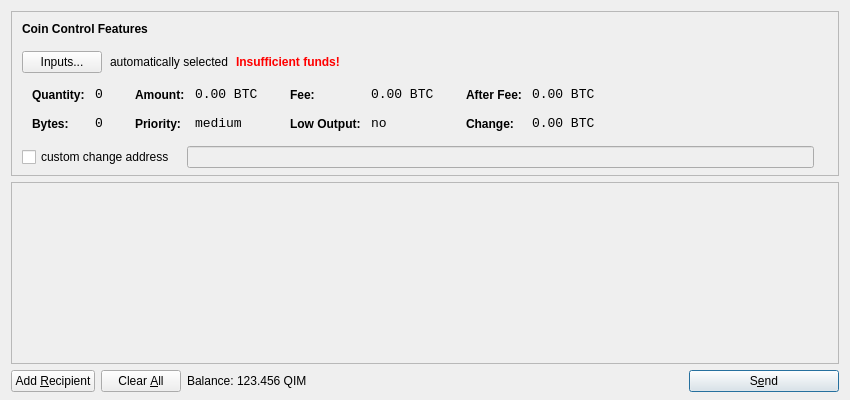
<?xml version="1.0" encoding="UTF-8"?>
<ui version="4.0">
 <class>SendCoinsDialog</class>
 <widget class="QDialog" name="SendCoinsDialog">
  <property name="geometry">
   <rect>
    <x>0</x>
    <y>0</y>
    <width>850</width>
    <height>400</height>
   </rect>
  </property>
  <property name="windowTitle">
   <string>Send Coins</string>
  </property>
  <layout class="QVBoxLayout" name="verticalLayout" stretch="0,1,0">
   <property name="bottomMargin">
    <number>8</number>
   </property>
   <item>
    <widget class="QFrame" name="frameCoinControl">
     <property name="sizePolicy">
      <sizepolicy hsizetype="Expanding" vsizetype="Expanding">
       <horstretch>0</horstretch>
       <verstretch>0</verstretch>
      </sizepolicy>
     </property>
     <property name="maximumSize">
      <size>
       <width>16777215</width>
       <height>16777215</height>
      </size>
     </property>
     <property name="frameShape">
      <enum>QFrame::StyledPanel</enum>
     </property>
     <property name="frameShadow">
      <enum>QFrame::Sunken</enum>
     </property>
     <layout class="QVBoxLayout" name="verticalLayoutCoinControl2">
      <property name="spacing">
       <number>-1</number>
      </property>
      <property name="leftMargin">
       <number>0</number>
      </property>
      <property name="topMargin">
       <number>0</number>
      </property>
      <property name="rightMargin">
       <number>0</number>
      </property>
      <property name="bottomMargin">
       <number>6</number>
      </property>
      <item>
       <layout class="QVBoxLayout" name="verticalLayoutCoinControl" stretch="0,0,0,0,1">
        <property name="spacing">
         <number>0</number>
        </property>
        <property name="leftMargin">
         <number>10</number>
        </property>
        <property name="topMargin">
         <number>10</number>
        </property>
        <item>
         <layout class="QHBoxLayout" name="horizontalLayoutCoinControl1">
          <property name="bottomMargin">
           <number>15</number>
          </property>
          <item>
           <widget class="QLabel" name="labelCoinControlFeatures">
            <property name="sizePolicy">
             <sizepolicy hsizetype="Preferred" vsizetype="Maximum">
              <horstretch>0</horstretch>
              <verstretch>0</verstretch>
             </sizepolicy>
            </property>
            <property name="font">
             <font>
              <weight>75</weight>
              <bold>true</bold>
             </font>
            </property>
            <property name="styleSheet">
             <string notr="true">font-weight:bold;</string>
            </property>
            <property name="text">
             <string>Coin Control Features</string>
            </property>
           </widget>
          </item>
         </layout>
        </item>
        <item>
         <layout class="QHBoxLayout" name="horizontalLayoutCoinControl2" stretch="0,0,0,0">
          <property name="spacing">
           <number>8</number>
          </property>
          <property name="bottomMargin">
           <number>10</number>
          </property>
          <item>
           <widget class="QPushButton" name="pushButtonCoinControl">
            <property name="styleSheet">
             <string notr="true"/>
            </property>
            <property name="text">
             <string>Inputs...</string>
            </property>
           </widget>
          </item>
          <item>
           <widget class="QLabel" name="labelCoinControlAutomaticallySelected">
            <property name="text">
             <string>automatically selected</string>
            </property>
            <property name="margin">
             <number>5</number>
            </property>
           </widget>
          </item>
          <item>
           <widget class="QLabel" name="labelCoinControlInsuffFunds">
            <property name="font">
             <font>
              <weight>75</weight>
              <bold>true</bold>
             </font>
            </property>
            <property name="styleSheet">
             <string notr="true">color:red;font-weight:bold;</string>
            </property>
            <property name="text">
             <string>Insufficient funds!</string>
            </property>
            <property name="margin">
             <number>5</number>
            </property>
           </widget>
          </item>
          <item>
           <spacer name="horizontalSpacerCoinControl">
            <property name="orientation">
             <enum>Qt::Horizontal</enum>
            </property>
            <property name="sizeHint" stdset="0">
             <size>
              <width>40</width>
              <height>1</height>
             </size>
            </property>
           </spacer>
          </item>
         </layout>
        </item>
        <item>
         <widget class="QWidget" name="widgetCoinControl" native="true">
          <property name="sizePolicy">
           <sizepolicy hsizetype="Preferred" vsizetype="Preferred">
            <horstretch>0</horstretch>
            <verstretch>0</verstretch>
           </sizepolicy>
          </property>
          <property name="minimumSize">
           <size>
            <width>0</width>
            <height>0</height>
           </size>
          </property>
          <property name="styleSheet">
           <string notr="true"/>
          </property>
          <layout class="QHBoxLayout" name="horizontalLayoutCoinControl5">
           <property name="margin">
            <number>0</number>
           </property>
           <item>
            <layout class="QHBoxLayout" name="horizontalLayoutCoinControl3" stretch="0,0,0,1">
             <property name="spacing">
              <number>20</number>
             </property>
             <property name="topMargin">
              <number>0</number>
             </property>
             <property name="bottomMargin">
              <number>10</number>
             </property>
             <item>
              <layout class="QFormLayout" name="formLayoutCoinControl1">
               <property name="horizontalSpacing">
                <number>10</number>
               </property>
               <property name="verticalSpacing">
                <number>14</number>
               </property>
               <property name="leftMargin">
                <number>10</number>
               </property>
               <property name="topMargin">
                <number>4</number>
               </property>
               <property name="rightMargin">
                <number>6</number>
               </property>
               <item row="0" column="0">
                <widget class="QLabel" name="labelCoinControlQuantityText">
                 <property name="styleSheet">
                  <string notr="true">font-weight:bold;</string>
                 </property>
                 <property name="text">
                  <string>Quantity:</string>
                 </property>
                 <property name="margin">
                  <number>0</number>
                 </property>
                </widget>
               </item>
               <item row="0" column="1">
                <widget class="QLabel" name="labelCoinControlQuantity">
                 <property name="font">
                  <font>
                   <family>Monospace</family>
                   <pointsize>10</pointsize>
                  </font>
                 </property>
                 <property name="cursor">
                  <cursorShape>IBeamCursor</cursorShape>
                 </property>
                 <property name="contextMenuPolicy">
                  <enum>Qt::ActionsContextMenu</enum>
                 </property>
                 <property name="text">
                  <string notr="true">0</string>
                 </property>
                 <property name="margin">
                  <number>0</number>
                 </property>
                 <property name="textInteractionFlags">
                  <set>Qt::LinksAccessibleByMouse|Qt::TextSelectableByKeyboard|Qt::TextSelectableByMouse</set>
                 </property>
                </widget>
               </item>
               <item row="1" column="0">
                <widget class="QLabel" name="labelCoinControlBytesText">
                 <property name="styleSheet">
                  <string notr="true">font-weight:bold;</string>
                 </property>
                 <property name="text">
                  <string>Bytes:</string>
                 </property>
                </widget>
               </item>
               <item row="1" column="1">
                <widget class="QLabel" name="labelCoinControlBytes">
                 <property name="font">
                  <font>
                   <family>Monospace</family>
                   <pointsize>10</pointsize>
                  </font>
                 </property>
                 <property name="cursor">
                  <cursorShape>IBeamCursor</cursorShape>
                 </property>
                 <property name="contextMenuPolicy">
                  <enum>Qt::ActionsContextMenu</enum>
                 </property>
                 <property name="text">
                  <string notr="true">0</string>
                 </property>
                 <property name="textInteractionFlags">
                  <set>Qt::LinksAccessibleByMouse|Qt::TextSelectableByKeyboard|Qt::TextSelectableByMouse</set>
                 </property>
                </widget>
               </item>
              </layout>
             </item>
             <item>
              <layout class="QFormLayout" name="formLayoutCoinControl2">
               <property name="horizontalSpacing">
                <number>10</number>
               </property>
               <property name="verticalSpacing">
                <number>14</number>
               </property>
               <property name="leftMargin">
                <number>6</number>
               </property>
               <property name="topMargin">
                <number>4</number>
               </property>
               <property name="rightMargin">
                <number>6</number>
               </property>
               <item row="0" column="0">
                <widget class="QLabel" name="labelCoinControlAmountText">
                 <property name="styleSheet">
                  <string notr="true">font-weight:bold;</string>
                 </property>
                 <property name="text">
                  <string>Amount:</string>
                 </property>
                 <property name="margin">
                  <number>0</number>
                 </property>
                </widget>
               </item>
               <item row="0" column="1">
                <widget class="QLabel" name="labelCoinControlAmount">
                 <property name="font">
                  <font>
                   <family>Monospace</family>
                   <pointsize>10</pointsize>
                  </font>
                 </property>
                 <property name="cursor">
                  <cursorShape>IBeamCursor</cursorShape>
                 </property>
                 <property name="contextMenuPolicy">
                  <enum>Qt::ActionsContextMenu</enum>
                 </property>
                 <property name="text">
                  <string notr="true">0.00 BTC</string>
                 </property>
                 <property name="textInteractionFlags">
                  <set>Qt::LinksAccessibleByMouse|Qt::TextSelectableByKeyboard|Qt::TextSelectableByMouse</set>
                 </property>
                </widget>
               </item>
               <item row="1" column="0">
                <widget class="QLabel" name="labelCoinControlPriorityText">
                 <property name="styleSheet">
                  <string notr="true">font-weight:bold;</string>
                 </property>
                 <property name="text">
                  <string>Priority:</string>
                 </property>
                </widget>
               </item>
               <item row="1" column="1">
                <widget class="QLabel" name="labelCoinControlPriority">
                 <property name="font">
                  <font>
                   <family>Monospace</family>
                   <pointsize>10</pointsize>
                  </font>
                 </property>
                 <property name="cursor">
                  <cursorShape>IBeamCursor</cursorShape>
                 </property>
                 <property name="contextMenuPolicy">
                  <enum>Qt::ActionsContextMenu</enum>
                 </property>
                 <property name="text">
                  <string>medium</string>
                 </property>
                 <property name="textInteractionFlags">
                  <set>Qt::LinksAccessibleByMouse|Qt::TextSelectableByKeyboard|Qt::TextSelectableByMouse</set>
                 </property>
                </widget>
               </item>
              </layout>
             </item>
             <item>
              <layout class="QFormLayout" name="formLayoutCoinControl3">
               <property name="horizontalSpacing">
                <number>10</number>
               </property>
               <property name="verticalSpacing">
                <number>14</number>
               </property>
               <property name="leftMargin">
                <number>6</number>
               </property>
               <property name="topMargin">
                <number>4</number>
               </property>
               <property name="rightMargin">
                <number>6</number>
               </property>
               <item row="0" column="0">
                <widget class="QLabel" name="labelCoinControlFeeText">
                 <property name="styleSheet">
                  <string notr="true">font-weight:bold;</string>
                 </property>
                 <property name="text">
                  <string>Fee:</string>
                 </property>
                 <property name="margin">
                  <number>0</number>
                 </property>
                </widget>
               </item>
               <item row="0" column="1">
                <widget class="QLabel" name="labelCoinControlFee">
                 <property name="font">
                  <font>
                   <family>Monospace</family>
                   <pointsize>10</pointsize>
                  </font>
                 </property>
                 <property name="cursor">
                  <cursorShape>IBeamCursor</cursorShape>
                 </property>
                 <property name="contextMenuPolicy">
                  <enum>Qt::ActionsContextMenu</enum>
                 </property>
                 <property name="text">
                  <string notr="true">0.00 BTC</string>
                 </property>
                 <property name="textInteractionFlags">
                  <set>Qt::LinksAccessibleByMouse|Qt::TextSelectableByKeyboard|Qt::TextSelectableByMouse</set>
                 </property>
                </widget>
               </item>
               <item row="1" column="0">
                <widget class="QLabel" name="labelCoinControlLowOutputText">
                 <property name="styleSheet">
                  <string notr="true">font-weight:bold;</string>
                 </property>
                 <property name="text">
                  <string>Low Output:</string>
                 </property>
                </widget>
               </item>
               <item row="1" column="1">
                <widget class="QLabel" name="labelCoinControlLowOutput">
                 <property name="font">
                  <font>
                   <family>Monospace</family>
                   <pointsize>10</pointsize>
                  </font>
                 </property>
                 <property name="cursor">
                  <cursorShape>IBeamCursor</cursorShape>
                 </property>
                 <property name="contextMenuPolicy">
                  <enum>Qt::ActionsContextMenu</enum>
                 </property>
                 <property name="text">
                  <string>no</string>
                 </property>
                 <property name="textInteractionFlags">
                  <set>Qt::LinksAccessibleByMouse|Qt::TextSelectableByKeyboard|Qt::TextSelectableByMouse</set>
                 </property>
                </widget>
               </item>
              </layout>
             </item>
             <item>
              <layout class="QFormLayout" name="formLayoutCoinControl4">
               <property name="horizontalSpacing">
                <number>10</number>
               </property>
               <property name="verticalSpacing">
                <number>14</number>
               </property>
               <property name="leftMargin">
                <number>6</number>
               </property>
               <property name="topMargin">
                <number>4</number>
               </property>
               <property name="rightMargin">
                <number>6</number>
               </property>
               <item row="0" column="0">
                <widget class="QLabel" name="labelCoinControlAfterFeeText">
                 <property name="styleSheet">
                  <string notr="true">font-weight:bold;</string>
                 </property>
                 <property name="text">
                  <string>After Fee:</string>
                 </property>
                 <property name="margin">
                  <number>0</number>
                 </property>
                </widget>
               </item>
               <item row="0" column="1">
                <widget class="QLabel" name="labelCoinControlAfterFee">
                 <property name="font">
                  <font>
                   <family>Monospace</family>
                   <pointsize>10</pointsize>
                  </font>
                 </property>
                 <property name="cursor">
                  <cursorShape>IBeamCursor</cursorShape>
                 </property>
                 <property name="contextMenuPolicy">
                  <enum>Qt::ActionsContextMenu</enum>
                 </property>
                 <property name="text">
                  <string notr="true">0.00 BTC</string>
                 </property>
                 <property name="textInteractionFlags">
                  <set>Qt::LinksAccessibleByMouse|Qt::TextSelectableByKeyboard|Qt::TextSelectableByMouse</set>
                 </property>
                </widget>
               </item>
               <item row="1" column="0">
                <widget class="QLabel" name="labelCoinControlChangeText">
                 <property name="styleSheet">
                  <string notr="true">font-weight:bold;</string>
                 </property>
                 <property name="text">
                  <string>Change:</string>
                 </property>
                </widget>
               </item>
               <item row="1" column="1">
                <widget class="QLabel" name="labelCoinControlChange">
                 <property name="font">
                  <font>
                   <family>Monospace</family>
                   <pointsize>10</pointsize>
                  </font>
                 </property>
                 <property name="cursor">
                  <cursorShape>IBeamCursor</cursorShape>
                 </property>
                 <property name="contextMenuPolicy">
                  <enum>Qt::ActionsContextMenu</enum>
                 </property>
                 <property name="text">
                  <string notr="true">0.00 BTC</string>
                 </property>
                 <property name="textInteractionFlags">
                  <set>Qt::LinksAccessibleByMouse|Qt::TextSelectableByKeyboard|Qt::TextSelectableByMouse</set>
                 </property>
                </widget>
               </item>
              </layout>
             </item>
            </layout>
           </item>
          </layout>
         </widget>
        </item>
        <item>
         <layout class="QHBoxLayout" name="horizontalLayoutCoinControl4" stretch="0,0,0">
          <property name="spacing">
           <number>12</number>
          </property>
          <property name="sizeConstraint">
           <enum>QLayout::SetDefaultConstraint</enum>
          </property>
          <property name="topMargin">
           <number>5</number>
          </property>
          <property name="rightMargin">
           <number>5</number>
          </property>
          <item>
           <widget class="QCheckBox" name="checkBoxCoinControlChange">
            <property name="text">
             <string>custom change address</string>
            </property>
           </widget>
          </item>
          <item>
           <widget class="QLineEdit" name="lineEditCoinControlChange">
            <property name="enabled">
             <bool>false</bool>
            </property>
            <property name="sizePolicy">
             <sizepolicy hsizetype="Expanding" vsizetype="Fixed">
              <horstretch>0</horstretch>
              <verstretch>0</verstretch>
             </sizepolicy>
            </property>
           </widget>
          </item>
          <item>
           <widget class="QLabel" name="labelCoinControlChangeLabel">
            <property name="sizePolicy">
             <sizepolicy hsizetype="Preferred" vsizetype="Expanding">
              <horstretch>0</horstretch>
              <verstretch>0</verstretch>
             </sizepolicy>
            </property>
            <property name="minimumSize">
             <size>
              <width>0</width>
              <height>0</height>
             </size>
            </property>
            <property name="text">
             <string/>
            </property>
            <property name="margin">
             <number>3</number>
            </property>
           </widget>
          </item>
         </layout>
        </item>
        <item>
         <spacer name="verticalSpacerCoinControl">
          <property name="orientation">
           <enum>Qt::Vertical</enum>
          </property>
          <property name="sizeHint" stdset="0">
           <size>
            <width>800</width>
            <height>1</height>
           </size>
          </property>
         </spacer>
        </item>
       </layout>
      </item>
     </layout>
    </widget>
   </item>
   <item>
    <widget class="QScrollArea" name="scrollArea">
     <property name="widgetResizable">
      <bool>true</bool>
     </property>
     <widget class="QWidget" name="scrollAreaWidgetContents">
      <property name="geometry">
       <rect>
        <x>0</x>
        <y>0</y>
        <width>830</width>
        <height>165</height>
       </rect>
      </property>
      <layout class="QVBoxLayout" name="verticalLayout_2">
       <property name="margin">
        <number>0</number>
       </property>
       <item>
        <layout class="QVBoxLayout" name="entries">
         <property name="spacing">
          <number>6</number>
         </property>
        </layout>
       </item>
       <item>
        <spacer name="verticalSpacer">
         <property name="orientation">
          <enum>Qt::Vertical</enum>
         </property>
         <property name="sizeHint" stdset="0">
          <size>
           <width>20</width>
           <height>40</height>
          </size>
         </property>
        </spacer>
       </item>
      </layout>
     </widget>
    </widget>
   </item>
   <item>
    <layout class="QHBoxLayout" name="horizontalLayout">
     <item>
      <widget class="QPushButton" name="addButton">
       <property name="toolTip">
        <string>Send to multiple recipients at once</string>
       </property>
       <property name="text">
        <string>Add &amp;Recipient</string>
       </property>
       <property name="icon">
        <iconset resource="../bitcoin.qrc">
         <normaloff>:/icons/add</normaloff>:/icons/add</iconset>
       </property>
       <property name="autoDefault">
        <bool>false</bool>
       </property>
      </widget>
     </item>
     <item>
      <widget class="QPushButton" name="clearButton">
       <property name="sizePolicy">
        <sizepolicy hsizetype="Minimum" vsizetype="Fixed">
         <horstretch>0</horstretch>
         <verstretch>0</verstretch>
        </sizepolicy>
       </property>
       <property name="toolTip">
        <string>Remove all transaction fields</string>
       </property>
       <property name="text">
        <string>Clear &amp;All</string>
       </property>
       <property name="icon">
        <iconset resource="../bitcoin.qrc">
         <normaloff>:/icons/remove</normaloff>:/icons/remove</iconset>
       </property>
       <property name="autoRepeatDelay">
        <number>300</number>
       </property>
       <property name="autoDefault">
        <bool>false</bool>
       </property>
      </widget>
     </item>
     <item>
      <layout class="QHBoxLayout" name="horizontalLayout_2">
       <property name="spacing">
        <number>3</number>
       </property>
       <item>
        <widget class="QLabel" name="label">
         <property name="text">
          <string>Balance:</string>
         </property>
        </widget>
       </item>
       <item>
        <widget class="QLabel" name="labelBalance">
         <property name="cursor">
          <cursorShape>IBeamCursor</cursorShape>
         </property>
         <property name="text">
          <string>123.456 QIM</string>
         </property>
         <property name="textInteractionFlags">
          <set>Qt::LinksAccessibleByMouse|Qt::TextSelectableByKeyboard|Qt::TextSelectableByMouse</set>
         </property>
        </widget>
       </item>
      </layout>
     </item>
     <item>
      <spacer name="horizontalSpacer">
       <property name="orientation">
        <enum>Qt::Horizontal</enum>
       </property>
       <property name="sizeHint" stdset="0">
        <size>
         <width>40</width>
         <height>20</height>
        </size>
       </property>
      </spacer>
     </item>
     <item>
      <widget class="QPushButton" name="sendButton">
       <property name="minimumSize">
        <size>
         <width>150</width>
         <height>0</height>
        </size>
       </property>
       <property name="toolTip">
        <string>Confirm the send action</string>
       </property>
       <property name="text">
        <string>S&amp;end</string>
       </property>
       <property name="icon">
        <iconset resource="../bitcoin.qrc">
         <normaloff>:/icons/send</normaloff>:/icons/send</iconset>
       </property>
       <property name="default">
        <bool>true</bool>
       </property>
      </widget>
     </item>
    </layout>
   </item>
  </layout>
 </widget>
 <resources>
  <include location="../bitcoin.qrc"/>
 </resources>
 <connections/>
</ui>
